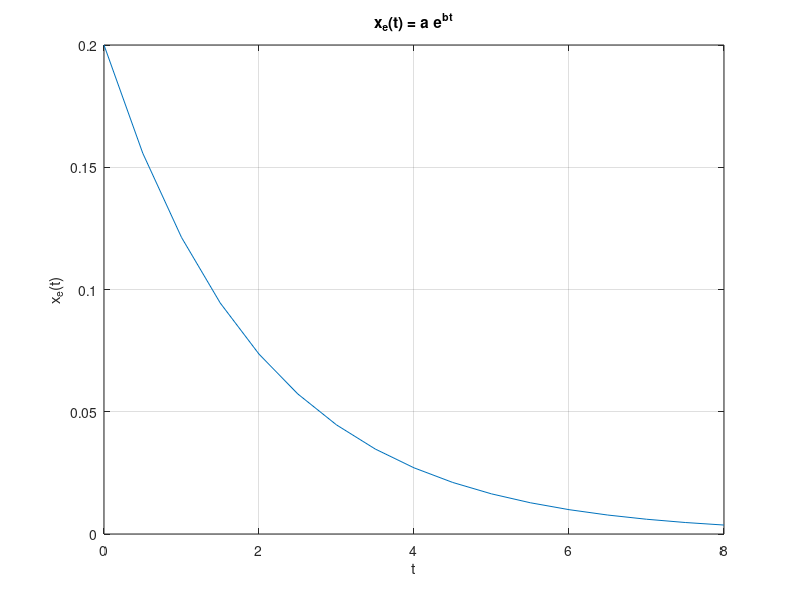
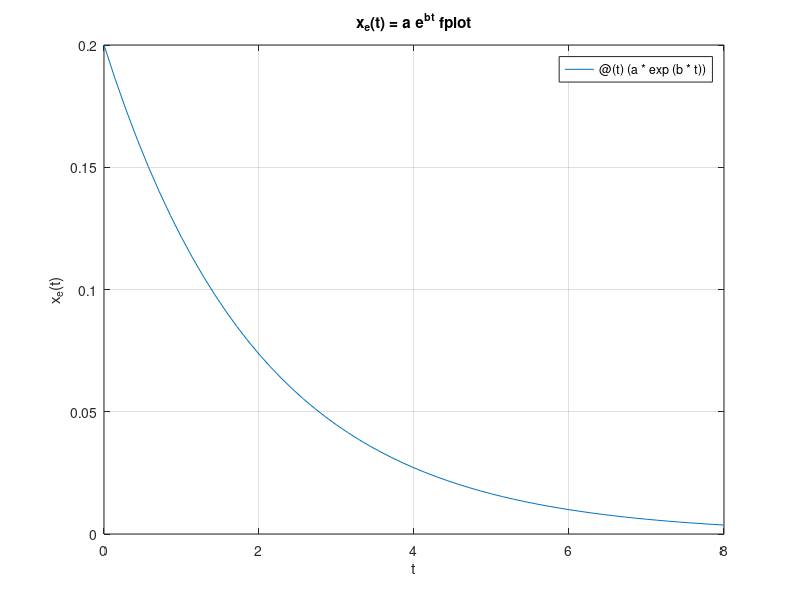

These charts were generated, in order, by the following MATLAB code:
a = 0.2; b = -0.5;
t1 = 0; tstep = 0.5; t2 = 8;
t = t1:tstep:t2;
xe = a*exp(b*t);
figure;
plot(t,xe);grid;
xlabel('t'); ylabel('x_e(t)');
title('x_e(t) = a e^{bt}');

xe = @(t)(a*exp(b*t));
t=[t1,t2];
figure; fplot(xe, t); grid;
xlabel('t'); ylabel('x_e(t)');
title('x_e(t) = a e^{bt} fplot');